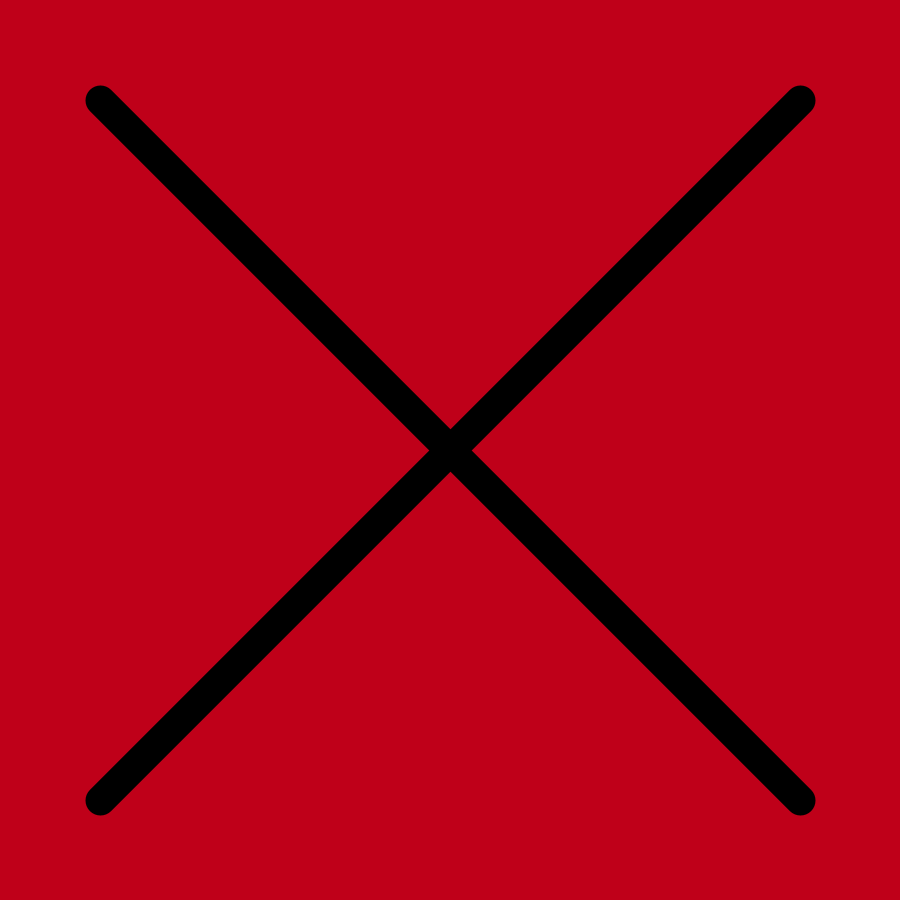
Frame 1 (no input)
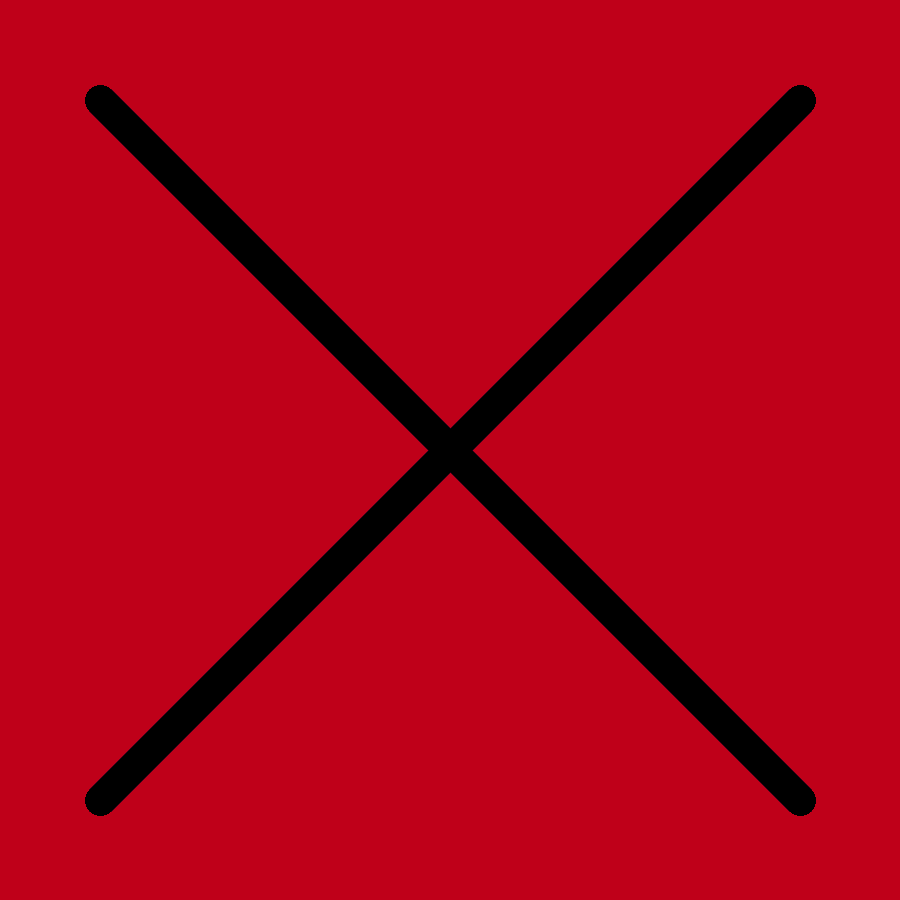
Frame 60 (the mouse pressed at the canvas centre just before this capture)
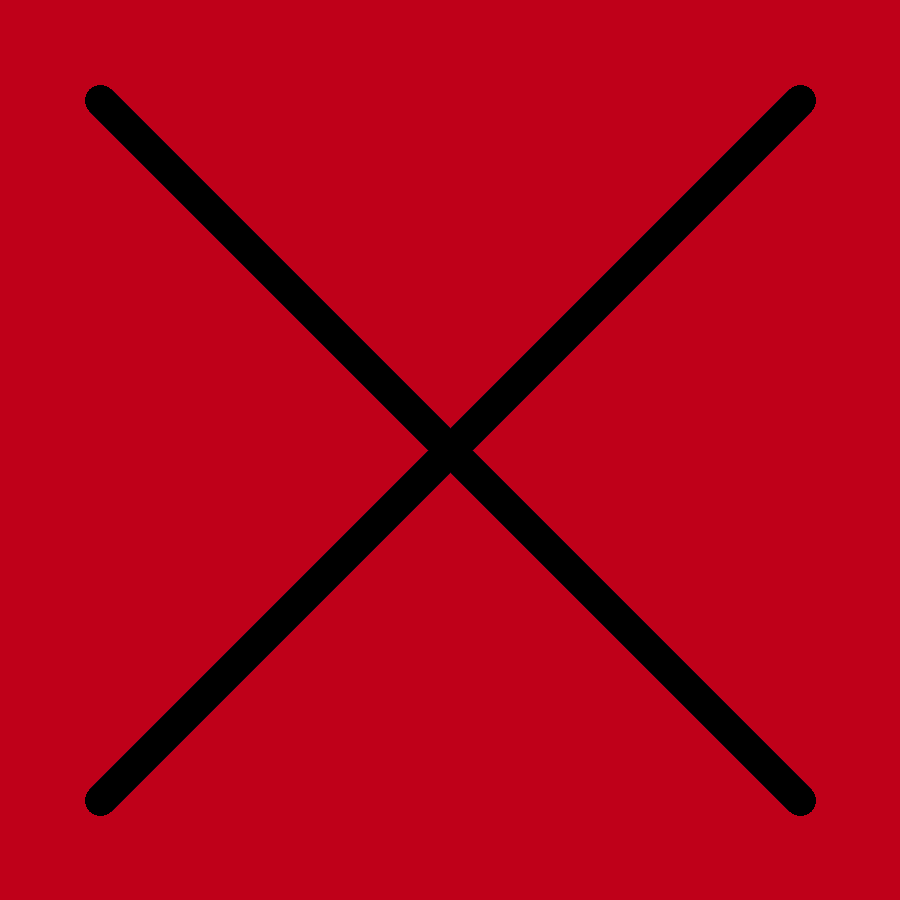
Frame 120 (the mouse held since frame 60 and released just before this capture)

The Processing sketch that drew these frames (run headless with seeded random() and noise(); from frame 60 on, the mouse is pressed at the canvas centre):

// Processing sketch: draw_line
// ── draw_line.pde
void setup(){
  size(900,900);
  background(191,0,25);
}

void draw(){
  strokeWeight(30);
  line(100,100,800,800); // (始点の x 座標, 始点の y 座標, 直線の終点の x 座標, 直線の終点の y 座標)
  line(800,100,100,800); // 二つの線で×を描く
}
